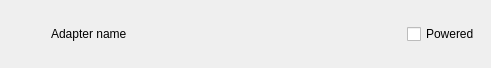
<?xml version="1.0" encoding="UTF-8"?>
<ui version="4.0">
 <class>Adapter</class>
 <widget class="QFrame" name="Adapter">
  <property name="geometry">
   <rect>
    <x>0</x>
    <y>0</y>
    <width>491</width>
    <height>68</height>
   </rect>
  </property>
  <property name="windowTitle">
   <string>Frame</string>
  </property>
  <property name="frameShape">
   <enum>QFrame::NoFrame</enum>
  </property>
  <property name="frameShadow">
   <enum>QFrame::Plain</enum>
  </property>
  <layout class="QVBoxLayout" name="verticalLayout">
   <item>
    <layout class="QHBoxLayout" name="horizontalLayout">
     <item>
      <widget class="QLabel" name="nameLabel">
       <property name="sizePolicy">
        <sizepolicy hsizetype="MinimumExpanding" vsizetype="Preferred">
         <horstretch>0</horstretch>
         <verstretch>0</verstretch>
        </sizepolicy>
       </property>
       <property name="text">
        <string>Adapter name</string>
       </property>
       <property name="indent">
        <number>40</number>
       </property>
      </widget>
     </item>
     <item>
      <widget class="QCheckBox" name="poweredCheckBox">
       <property name="text">
        <string>Powered</string>
       </property>
      </widget>
     </item>
    </layout>
   </item>
  </layout>
 </widget>
 <resources/>
 <connections/>
</ui>
